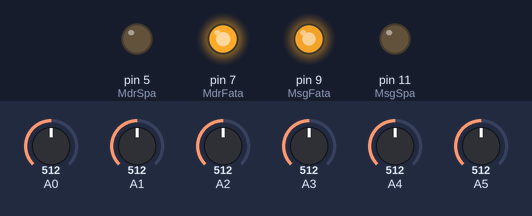
Simulated run of this sketch. Board: Arduino Uno, built with avr-gcc and run on an emulated ATmega328P. Shown: output pins drawn as LEDs (lit = HIGH). The test bench sets the inputs (shaded band); at power-on: A0 = 512, A1 = 512, A5 = 512, A3 = 512, A2 = 512, A4 = 512. What the sketch prints to the serial monitor is not drawn.

Above: at 1.2 s.
1.3 s: A0 set to 306
At 2.5 s:
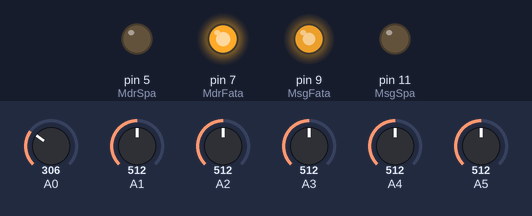
2.8 s: A1 set to 716
At 3.8 s:
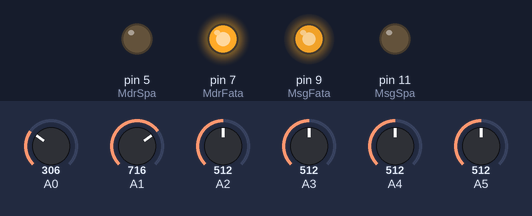
4.3 s: A5 set to 992
At 5.0 s:
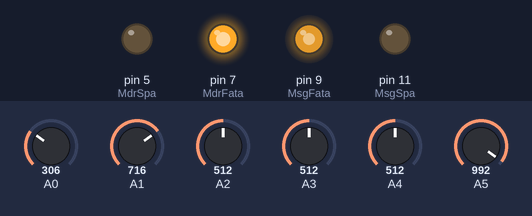
5.8 s: A3 set to 992
At 7.0 s:
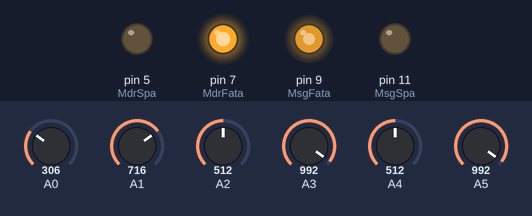
7.3 s: A2 set to 716
At 8.3 s:
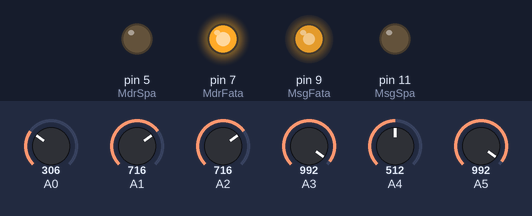
10.0 s: A4 set to 716
At 10.5 s:
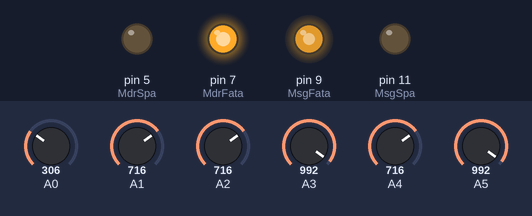
Timing chart, 0 to 12.5 s (numbered marks = the images above; inputs shaded):
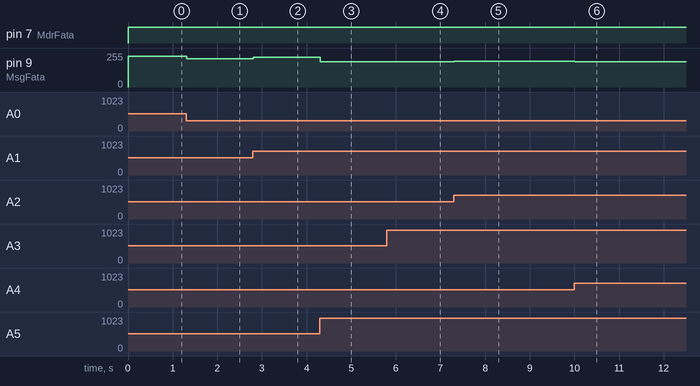

The sketch:

Line_Follower.ino
```cpp
const int pingPin = 4;
long duration, inches, cm;

const int MdrSpa = 5;
const int MdrFata =7;
const int pdr=6;

const int MsgSpa = 11;
const int MsgFata =9;
const int psg=5;

long sensors[] = {0,0,0,0,0,0,0,0,0,0,0,0,0,0,0,0};
long masuraSenz = 0;
int sw=11;
int sumaSenz = 0;
int p=0,s=0, c=0, pozitie = 0;
int proportional = 0;
long integral = 0;
int derivative = 0;
int propOld = 0;
int control = 0;
double pf=0,ps=0;
int  pw = 230;
float Kp = .1;
float Ki = .000001;
float Kd = 10.105;
int prop,bd=0,bs=0,nrSenz=6;
int limit =(nrSenz-1)*1000/2;

void setup()
{
 pinMode (MdrFata, OUTPUT);
 pinMode (MsgFata,OUTPUT);
 pinMode (MdrSpa, OUTPUT);
 pinMode (MsgSpa, OUTPUT);
 Serial.begin(9600);
 }


void loop()
{
 citeste();
 decide();
 set_motors();

}

void citeste()
{
 for (int i = 0; i < nrSenz; i++)
 {
   sensors[i] = analogRead(i);

  if (sensors[i] < 100)
   {
     sensors[i] = 0;
   }
 }
masuraSenz = 0;

for (int i = 0; i < nrSenz; i ++)
 {
   masuraSenz += sensors[i] * i * 1000;
 }

sumaSenz = 0;

 for (int i = 0; i < nrSenz; i++)
 {
   sumaSenz += int(sensors[i]);
 }

pozitie = int(masuraSenz / sumaSenz);

proportional = pozitie - limit;
 prop=proportional;
if (-proportional==limit+1) proportional=propOld;

if (-prop != limit+1) {bd=0;bs=0;ps=0;pf=0;}
 integral = integral + proportional;

 derivative = proportional - propOld;


  propOld = proportional;

 control = int(proportional * Kp + integral * Ki + derivative * Kd);
 Serial.println(control);
}

void decide()
{
if (proportional>1500 && -prop==limit+1 ) {bs=1;pf=pw;ps=pw/5;baga_linie();}
if (proportional<-1500 && -prop==limit+1 ) {bd=1;pf=pw; ps=pw/5;baga_linie();}
}


void baga_linie()
{

while (bs==1)
 {
   citeste();
   ps=ps+.05;
  if (ps>pw) ps=pw;
  analogWrite(MsgSpa,ps);
  analogWrite(MdrSpa,0);
  analogWrite(MsgFata,0);
  analogWrite(MdrFata,pf);
 }

 while (bd==1)
 {
   citeste();
    ps=ps+.05;
  if (ps>pw) ps=pw;
  analogWrite(MsgSpa,0);
  analogWrite(MdrSpa,ps);
  analogWrite(MsgFata,pf);
  analogWrite(MdrFata,0);
 }


}
void set_motors()
{
 analogWrite(MdrSpa,0);
 analogWrite(MsgSpa,0);
  if (control > pw)
 {
   control = pw;
 }


 if (control < -pw)
 {
   control = -pw;
 }

 if (control < 0)
 {
   analogWrite(MdrSpa,0);
 analogWrite(MsgSpa,0);
 analogWrite(MdrFata,pw + control);
 analogWrite(MsgFata,pw);
 }
else
 {
   analogWrite(MdrSpa,0);
 analogWrite(MsgSpa,0);
 analogWrite(MdrFata,pw);
 analogWrite(MsgFata,pw - control);

 }
}
```

Measured:
- after the input at 1.3 s, pin 9 (MsgFata): 230/255 → 213/255 at once
- after the input at 2.8 s, pin 9 (MsgFata): 213/255 → 224/255 at once
- after the input at 4.3 s, pin 9 (MsgFata): 224/255 → 191/255 at once
- after the input at 5.8 s, pin 9 (MsgFata): 191/255 → 189/255 at once
- after the input at 7.3 s, pin 9 (MsgFata): 189/255 → 194/255 at once, → 193/255 1.3 s later
- after the input at 10.0 s, pin 9 (MsgFata): 193/255 → 188/255 at once
